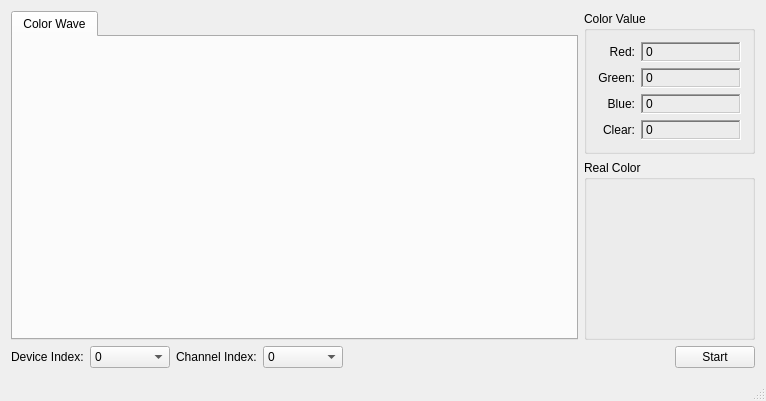
<?xml version="1.0" encoding="UTF-8"?>
<ui version="4.0">
 <class>MainWindow</class>
 <widget class="QMainWindow" name="MainWindow">
  <property name="geometry">
   <rect>
    <x>0</x>
    <y>0</y>
    <width>766</width>
    <height>401</height>
   </rect>
  </property>
  <property name="maximumSize">
   <size>
    <width>16777215</width>
    <height>16777215</height>
   </size>
  </property>
  <property name="windowTitle">
   <string>Ginkgo USB-I2C Color Recognize</string>
  </property>
  <widget class="QWidget" name="centralWidget">
   <layout class="QGridLayout" name="gridLayout_3">
    <item row="0" column="0">
     <layout class="QHBoxLayout" name="horizontalLayout_6">
      <item>
       <widget class="QTabWidget" name="tabWidget">
        <property name="currentIndex">
         <number>0</number>
        </property>
        <widget class="QWidget" name="tab">
         <attribute name="title">
          <string>Color Wave</string>
         </attribute>
         <layout class="QGridLayout" name="gridLayout_6">
          <item row="0" column="0">
           <layout class="QHBoxLayout" name="horizontalLayout_10">
            <item>
             <widget class="QwtPlot" name="qwtPlot">
              <property name="maximumSize">
               <size>
                <width>16777215</width>
                <height>298</height>
               </size>
              </property>
             </widget>
            </item>
           </layout>
          </item>
         </layout>
        </widget>
       </widget>
      </item>
      <item>
       <layout class="QVBoxLayout" name="verticalLayout_2">
        <item>
         <widget class="QGroupBox" name="groupBox">
          <property name="title">
           <string>Color Value</string>
          </property>
          <layout class="QGridLayout" name="gridLayout">
           <item row="0" column="0">
            <layout class="QVBoxLayout" name="verticalLayout">
             <item>
              <layout class="QHBoxLayout" name="horizontalLayout_2">
               <item>
                <widget class="QLabel" name="label_3">
                 <property name="text">
                  <string>Red:</string>
                 </property>
                 <property name="alignment">
                  <set>Qt::AlignRight|Qt::AlignTrailing|Qt::AlignVCenter</set>
                 </property>
                </widget>
               </item>
               <item>
                <widget class="QLabel" name="redValueLabel">
                 <property name="minimumSize">
                  <size>
                   <width>100</width>
                   <height>20</height>
                  </size>
                 </property>
                 <property name="frameShape">
                  <enum>QFrame::WinPanel</enum>
                 </property>
                 <property name="frameShadow">
                  <enum>QFrame::Sunken</enum>
                 </property>
                 <property name="text">
                  <string>0</string>
                 </property>
                </widget>
               </item>
              </layout>
             </item>
             <item>
              <layout class="QHBoxLayout" name="horizontalLayout_3">
               <item>
                <widget class="QLabel" name="label_4">
                 <property name="text">
                  <string>Green:</string>
                 </property>
                 <property name="alignment">
                  <set>Qt::AlignRight|Qt::AlignTrailing|Qt::AlignVCenter</set>
                 </property>
                </widget>
               </item>
               <item>
                <widget class="QLabel" name="greenValueLabel">
                 <property name="minimumSize">
                  <size>
                   <width>100</width>
                   <height>20</height>
                  </size>
                 </property>
                 <property name="frameShape">
                  <enum>QFrame::WinPanel</enum>
                 </property>
                 <property name="frameShadow">
                  <enum>QFrame::Sunken</enum>
                 </property>
                 <property name="text">
                  <string>0</string>
                 </property>
                </widget>
               </item>
              </layout>
             </item>
             <item>
              <layout class="QHBoxLayout" name="horizontalLayout_4">
               <item>
                <widget class="QLabel" name="label_5">
                 <property name="text">
                  <string>Blue:</string>
                 </property>
                 <property name="alignment">
                  <set>Qt::AlignRight|Qt::AlignTrailing|Qt::AlignVCenter</set>
                 </property>
                </widget>
               </item>
               <item>
                <widget class="QLabel" name="blueValueLabel">
                 <property name="minimumSize">
                  <size>
                   <width>100</width>
                   <height>20</height>
                  </size>
                 </property>
                 <property name="frameShape">
                  <enum>QFrame::WinPanel</enum>
                 </property>
                 <property name="frameShadow">
                  <enum>QFrame::Sunken</enum>
                 </property>
                 <property name="text">
                  <string>0</string>
                 </property>
                </widget>
               </item>
              </layout>
             </item>
             <item>
              <layout class="QHBoxLayout" name="horizontalLayout_5">
               <item>
                <widget class="QLabel" name="label_6">
                 <property name="text">
                  <string>Clear:</string>
                 </property>
                 <property name="alignment">
                  <set>Qt::AlignRight|Qt::AlignTrailing|Qt::AlignVCenter</set>
                 </property>
                </widget>
               </item>
               <item>
                <widget class="QLabel" name="clearValueLabel">
                 <property name="minimumSize">
                  <size>
                   <width>100</width>
                   <height>20</height>
                  </size>
                 </property>
                 <property name="frameShape">
                  <enum>QFrame::WinPanel</enum>
                 </property>
                 <property name="frameShadow">
                  <enum>QFrame::Sunken</enum>
                 </property>
                 <property name="text">
                  <string>0</string>
                 </property>
                </widget>
               </item>
              </layout>
             </item>
            </layout>
           </item>
          </layout>
         </widget>
        </item>
        <item>
         <widget class="QGroupBox" name="groupBox_2">
          <property name="title">
           <string>Real Color</string>
          </property>
          <layout class="QGridLayout" name="gridLayout_2">
           <item row="0" column="0">
            <widget class="QWidget" name="colorWidget" native="true">
             <property name="sizePolicy">
              <sizepolicy hsizetype="Preferred" vsizetype="Expanding">
               <horstretch>0</horstretch>
               <verstretch>0</verstretch>
              </sizepolicy>
             </property>
             <property name="minimumSize">
              <size>
               <width>0</width>
               <height>20</height>
              </size>
             </property>
            </widget>
           </item>
          </layout>
         </widget>
        </item>
       </layout>
      </item>
     </layout>
    </item>
    <item row="1" column="0">
     <layout class="QHBoxLayout" name="horizontalLayout_9">
      <item>
       <layout class="QHBoxLayout" name="horizontalLayout">
        <item>
         <layout class="QHBoxLayout" name="horizontalLayout_17">
          <item>
           <widget class="QLabel" name="label">
            <property name="maximumSize">
             <size>
              <width>16777215</width>
              <height>16777215</height>
             </size>
            </property>
            <property name="text">
             <string>Device Index:</string>
            </property>
           </widget>
          </item>
          <item>
           <widget class="QComboBox" name="deviceIndexComboBox">
            <property name="minimumSize">
             <size>
              <width>80</width>
              <height>0</height>
             </size>
            </property>
            <property name="maximumSize">
             <size>
              <width>80</width>
              <height>16777215</height>
             </size>
            </property>
            <item>
             <property name="text">
              <string>0</string>
             </property>
            </item>
            <item>
             <property name="text">
              <string>1</string>
             </property>
            </item>
            <item>
             <property name="text">
              <string>2</string>
             </property>
            </item>
            <item>
             <property name="text">
              <string>3</string>
             </property>
            </item>
            <item>
             <property name="text">
              <string>4</string>
             </property>
            </item>
            <item>
             <property name="text">
              <string>5</string>
             </property>
            </item>
            <item>
             <property name="text">
              <string>6</string>
             </property>
            </item>
            <item>
             <property name="text">
              <string>7</string>
             </property>
            </item>
            <item>
             <property name="text">
              <string>8</string>
             </property>
            </item>
            <item>
             <property name="text">
              <string>9</string>
             </property>
            </item>
           </widget>
          </item>
         </layout>
        </item>
        <item>
         <layout class="QHBoxLayout" name="horizontalLayout_18">
          <item>
           <widget class="QLabel" name="label_2">
            <property name="maximumSize">
             <size>
              <width>16777215</width>
              <height>16777215</height>
             </size>
            </property>
            <property name="text">
             <string>Channel Index:</string>
            </property>
           </widget>
          </item>
          <item>
           <widget class="QComboBox" name="channelIndexComboBox">
            <property name="minimumSize">
             <size>
              <width>80</width>
              <height>0</height>
             </size>
            </property>
            <property name="maximumSize">
             <size>
              <width>80</width>
              <height>16777215</height>
             </size>
            </property>
            <item>
             <property name="text">
              <string>0</string>
             </property>
            </item>
            <item>
             <property name="text">
              <string>1</string>
             </property>
            </item>
           </widget>
          </item>
         </layout>
        </item>
        <item>
         <spacer name="horizontalSpacer">
          <property name="orientation">
           <enum>Qt::Horizontal</enum>
          </property>
          <property name="sizeHint" stdset="0">
           <size>
            <width>40</width>
            <height>20</height>
           </size>
          </property>
         </spacer>
        </item>
        <item>
         <widget class="QPushButton" name="startPushButton">
          <property name="text">
           <string>Start</string>
          </property>
         </widget>
        </item>
       </layout>
      </item>
     </layout>
    </item>
   </layout>
  </widget>
  <widget class="QMenuBar" name="menuBar">
   <property name="geometry">
    <rect>
     <x>0</x>
     <y>0</y>
     <width>766</width>
     <height>23</height>
    </rect>
   </property>
  </widget>
  <widget class="QStatusBar" name="statusBar"/>
  <action name="quitAction">
   <property name="text">
    <string>Exit</string>
   </property>
  </action>
  <action name="contactUsAction">
   <property name="text">
    <string>Contact Us</string>
   </property>
  </action>
  <action name="aboutAction">
   <property name="text">
    <string>About</string>
   </property>
  </action>
 </widget>
 <layoutdefault spacing="6" margin="11"/>
 <customwidgets>
  <customwidget>
   <class>QwtPlot</class>
   <extends>QFrame</extends>
   <header>qwt_plot.h</header>
   <container>1</container>
  </customwidget>
 </customwidgets>
 <resources/>
 <connections/>
</ui>
